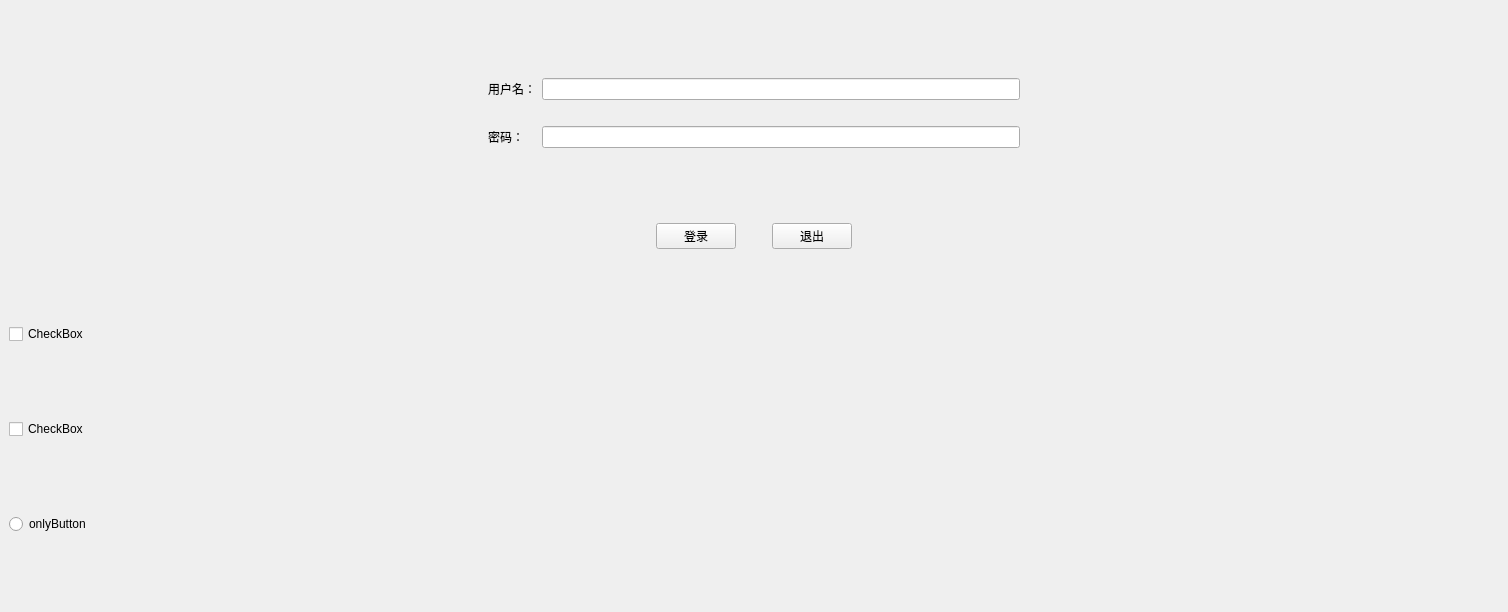
<?xml version="1.0" encoding="UTF-8"?>
<ui version="4.0">
 <class>loginWindow</class>
 <widget class="QMainWindow" name="loginWindow">
  <property name="geometry">
   <rect>
    <x>0</x>
    <y>0</y>
    <width>1508</width>
    <height>612</height>
   </rect>
  </property>
  <property name="windowTitle">
   <string>loginWindow</string>
  </property>
  <widget class="QWidget" name="centralwidget">
   <layout class="QVBoxLayout" name="verticalLayout">
    <item>
     <widget class="QWidget" name="widget" native="true">
      <property name="sizePolicy">
       <sizepolicy hsizetype="Preferred" vsizetype="Fixed">
        <horstretch>0</horstretch>
        <verstretch>0</verstretch>
       </sizepolicy>
      </property>
      <layout class="QGridLayout" name="gridLayout">
       <property name="leftMargin">
        <number>0</number>
       </property>
       <property name="topMargin">
        <number>0</number>
       </property>
       <property name="rightMargin">
        <number>0</number>
       </property>
       <property name="bottomMargin">
        <number>0</number>
       </property>
       <item row="0" column="0">
        <spacer name="horizontalSpacer_4">
         <property name="orientation">
          <enum>Qt::Horizontal</enum>
         </property>
         <property name="sizeHint" stdset="0">
          <size>
           <width>40</width>
           <height>20</height>
          </size>
         </property>
        </spacer>
       </item>
       <item row="0" column="2">
        <widget class="QLineEdit" name="lineEdit"/>
       </item>
       <item row="2" column="2">
        <widget class="QLineEdit" name="lineEdit_2"/>
       </item>
       <item row="2" column="1">
        <widget class="QLabel" name="label_2">
         <property name="text">
          <string>密码：</string>
         </property>
        </widget>
       </item>
       <item row="0" column="1">
        <widget class="QLabel" name="label">
         <property name="text">
          <string>用户名：</string>
         </property>
        </widget>
       </item>
       <item row="0" column="3">
        <spacer name="horizontalSpacer_5">
         <property name="orientation">
          <enum>Qt::Horizontal</enum>
         </property>
         <property name="sizeHint" stdset="0">
          <size>
           <width>40</width>
           <height>20</height>
          </size>
         </property>
        </spacer>
       </item>
       <item row="1" column="2">
        <spacer name="verticalSpacer">
         <property name="orientation">
          <enum>Qt::Vertical</enum>
         </property>
         <property name="sizeHint" stdset="0">
          <size>
           <width>20</width>
           <height>20</height>
          </size>
         </property>
        </spacer>
       </item>
      </layout>
     </widget>
    </item>
    <item>
     <widget class="QWidget" name="widget_2" native="true">
      <property name="sizePolicy">
       <sizepolicy hsizetype="Preferred" vsizetype="Fixed">
        <horstretch>0</horstretch>
        <verstretch>0</verstretch>
       </sizepolicy>
      </property>
      <layout class="QHBoxLayout" name="horizontalLayout">
       <property name="leftMargin">
        <number>0</number>
       </property>
       <property name="topMargin">
        <number>0</number>
       </property>
       <property name="rightMargin">
        <number>0</number>
       </property>
       <property name="bottomMargin">
        <number>0</number>
       </property>
       <item>
        <spacer name="horizontalSpacer">
         <property name="orientation">
          <enum>Qt::Horizontal</enum>
         </property>
         <property name="sizeHint" stdset="0">
          <size>
           <width>40</width>
           <height>20</height>
          </size>
         </property>
        </spacer>
       </item>
       <item>
        <widget class="QPushButton" name="pushButton">
         <property name="text">
          <string>登录</string>
         </property>
        </widget>
       </item>
       <item>
        <spacer name="horizontalSpacer_3">
         <property name="orientation">
          <enum>Qt::Horizontal</enum>
         </property>
         <property name="sizeType">
          <enum>QSizePolicy::Fixed</enum>
         </property>
         <property name="sizeHint" stdset="0">
          <size>
           <width>30</width>
           <height>20</height>
          </size>
         </property>
        </spacer>
       </item>
       <item>
        <widget class="QPushButton" name="pushButton_2">
         <property name="text">
          <string>退出</string>
         </property>
        </widget>
       </item>
       <item>
        <spacer name="horizontalSpacer_2">
         <property name="orientation">
          <enum>Qt::Horizontal</enum>
         </property>
         <property name="sizeHint" stdset="0">
          <size>
           <width>40</width>
           <height>20</height>
          </size>
         </property>
        </spacer>
       </item>
      </layout>
     </widget>
    </item>
    <item>
     <widget class="QCheckBox" name="checkBox">
      <property name="text">
       <string>CheckBox</string>
      </property>
     </widget>
    </item>
    <item>
     <widget class="QCheckBox" name="checkBox_2">
      <property name="enabled">
       <bool>true</bool>
      </property>
      <property name="text">
       <string>CheckBox</string>
      </property>
      <property name="tristate">
       <bool>true</bool>
      </property>
     </widget>
    </item>
    <item>
     <widget class="QRadioButton" name="radioButton">
      <property name="text">
       <string>onlyButton</string>
      </property>
     </widget>
    </item>
   </layout>
  </widget>
 </widget>
 <resources/>
 <connections/>
</ui>
